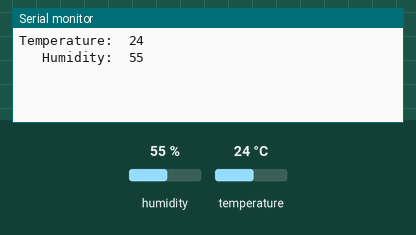
A sketch run on a simulated Arduino Uno, built for the host (arithmetic inside an expression is 32-bit, double 64-bit). Parts: the last lines printed to the serial monitor. Inputs (shaded band) come from the test bench; at power-on: humidity 55 %, temperature 24 °C.

Above: at 3.2 s.
3.3 s: humidity set to 22 %
At 4.6 s:
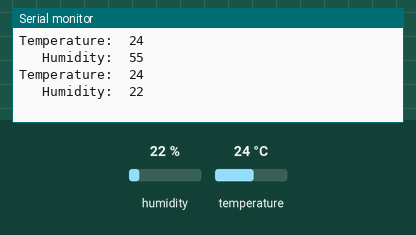
4.8 s: temperature set to 12 °C
At 6.2 s:
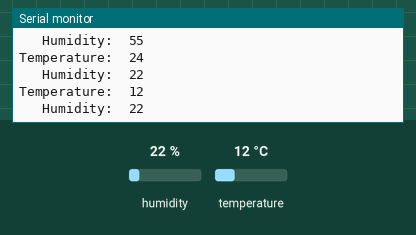
6.3 s: humidity set to 40 %
At 9.4 s:
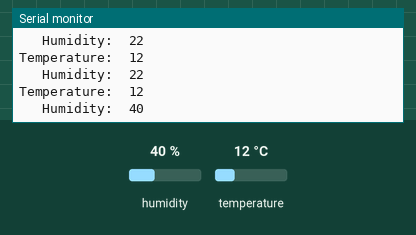
Timing chart, 0 to 10.9 s (numbered marks = the images above; inputs shaded):
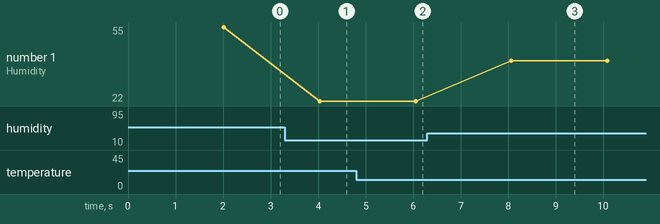

The sketch:

Temp_humidity.ino
```cpp
#include <AM232X.h>//temp sensor
AM232X AM2320;
int temp=0;
int hum=0;
void humidity_temp_setup(){
  AM2320.wakeUp();
  delay(2000);
}
void setup(){
  Serial.begin(115200);
  humidity_temp_setup();
}
void temprature(int & temp){
  temp=AM2320.getTemperature();
  Serial.print("Temperature:\t");
  Serial.println(temp, 1);
}
void humidity(int & humidity){
  hum = AM2320.getHumidity();
  Serial.print("   Humidity:\t");
  Serial.println(humidity, 1);
}
void check_temp_humidity(){
  if (! AM2320.begin() )
  {
    Serial.println("Sensor not found");
    while (1);
  }
}
void loop()
{
  // READ DATA
  check_temp_humidity();
  temprature(temp);
  humidity(hum);
  delay(2000);
}
```

Measured:
- after the input at 3.3 s, the serial monitor: prints a new line after 0.73 s (image 1)
- after the input at 4.8 s, the serial monitor: prints a new line after 1.2 s (image 2)
- after the input at 6.3 s, the serial monitor: prints a new line after 1.8 s (image 3)
- plotted number 1: 55 → 22 after the input at 3.3 s, 22 → 40 after the input at 6.3 s
